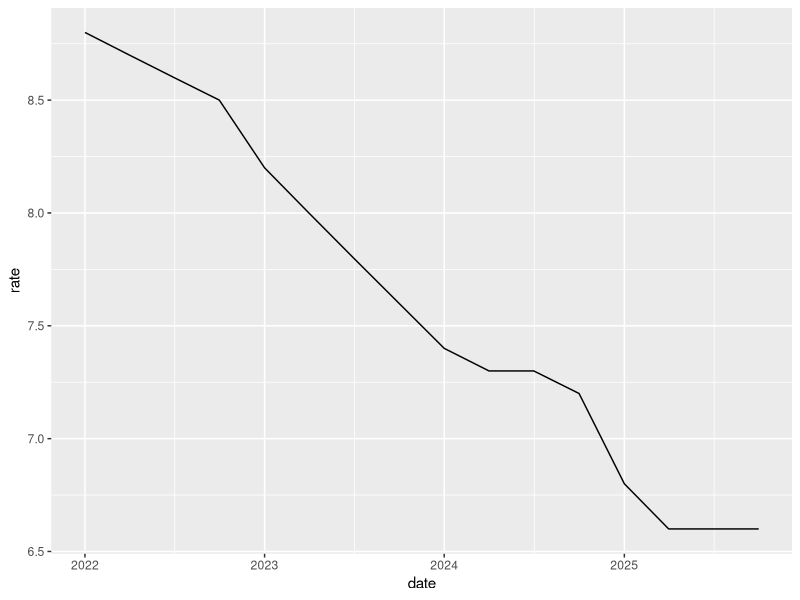
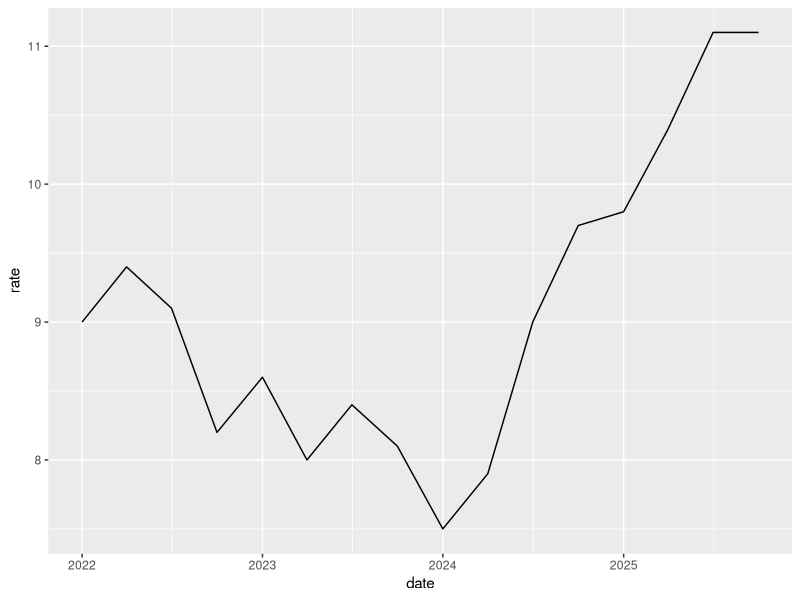
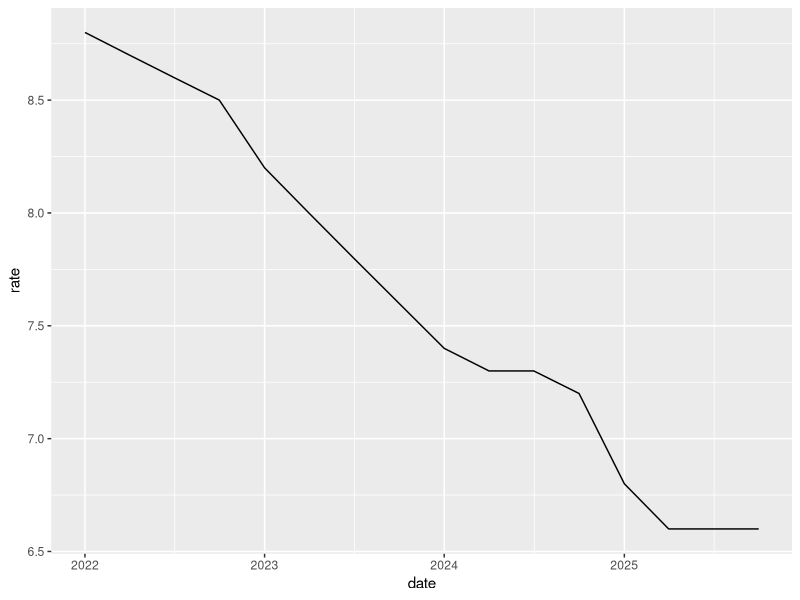
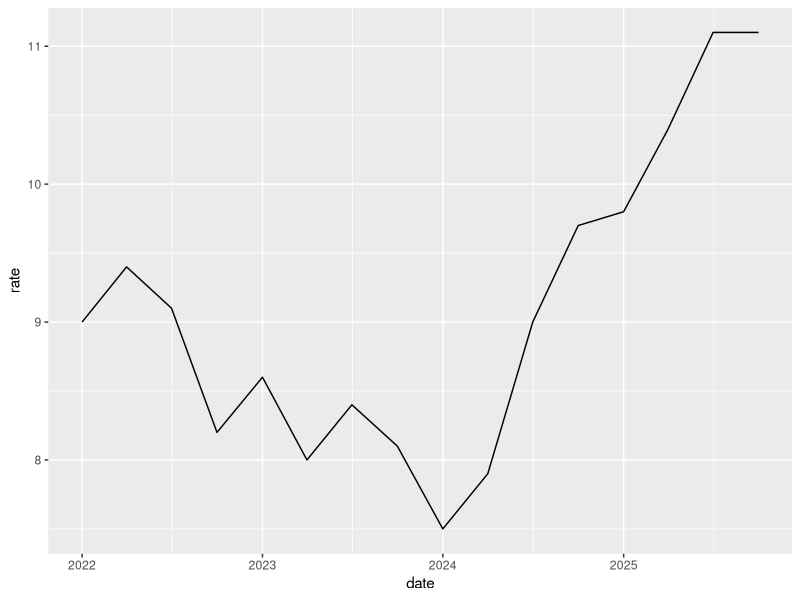
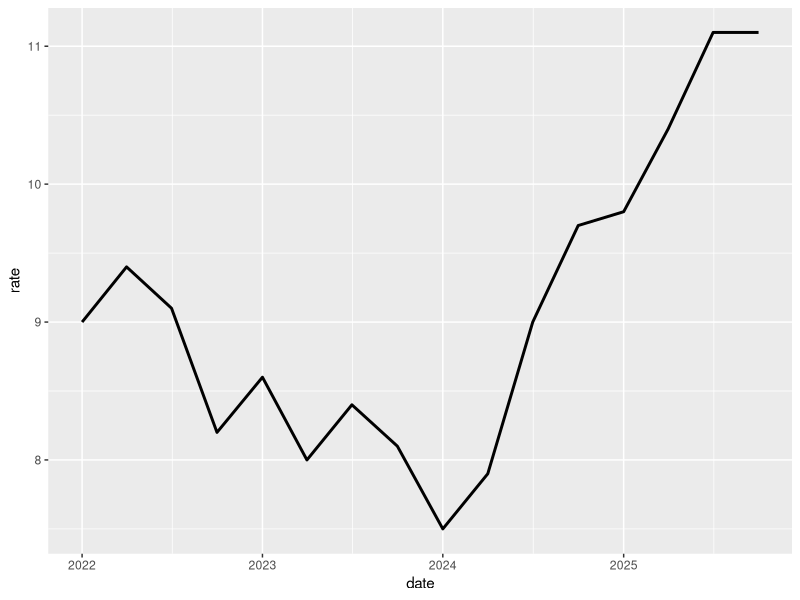

Recreate these plots in R, in order.
## ---- chunk 1
#| include: false
library(tidyverse)
rates <- read_csv("unemployment.csv")
kingdom <- rates |> filter(region == "Kingdom")
jazan <- rates |> filter(region == "Jazan")
change <- rates |>
  filter(region != "Kingdom") |>
  group_by(region) |>
  summarise(change = last(rate) - first(rate))
up <- change |> filter(change > 0) |> pull(region)
## ---- chunk 2
ggplot(kingdom, aes(date, rate)) + geom_line()
## ---- chunk 3
ggplot(jazan, aes(date, rate)) + geom_line()
## ---- chunk 4
ggplot(kingdom, aes(date, rate)) + geom_line()
## ---- chunk 5
ggplot(jazan, aes(date, rate)) + geom_line()
## ---- chunk 6
#| echo: true
#| output-location: column-fragment
ggplot(jazan, aes(date, rate)) +
  geom_line(linewidth = 1)
